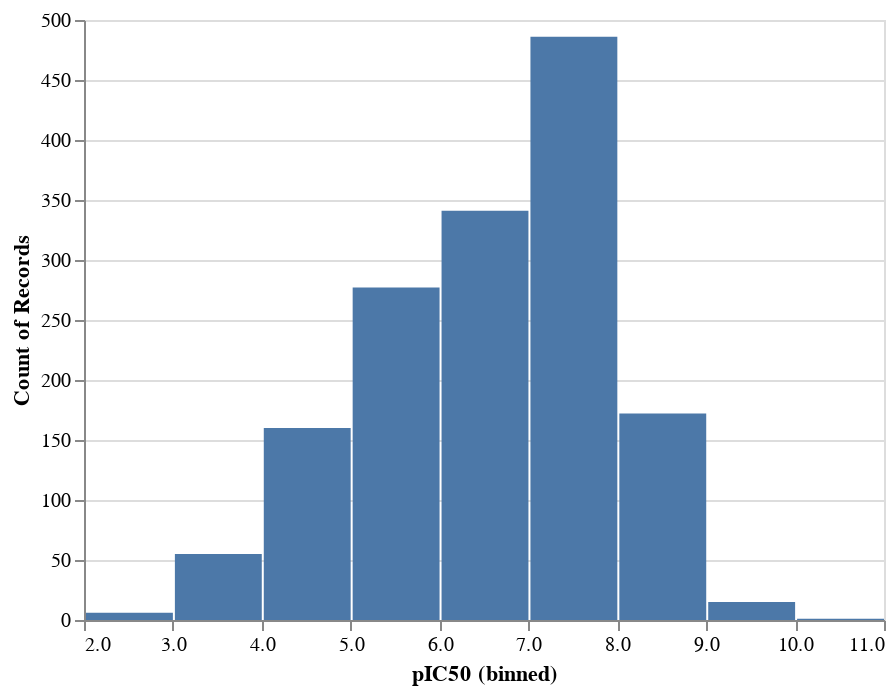

This figure's notebook cell:
### Code cell
altairair.Chart(y_dataframe).mark_bar().encode(
    altairair.X("pIC50", bin=True),
    y='count()',
)

### Figure 1 — Vega-Lite specification as saved in the notebook (floating-point values rounded to 4 significant figures; data arrays with more than 128 entries replaced by an {"elided": "..."} marker saying what was removed)
{"config": {"view": {"continuousWidth": 400, "continuousHeight": 300}}, "data": {"name": "data-be2258e700b229a217ff438e7d056ccf"}, "mark": "bar", "encoding": {"x": {"type": "quantitative", "bin": true, "field": "pIC50"}, "y": {"type": "quantitative", "aggregate": "count"}}, "$schema": "https://vega.github.io/schema/vega-lite/v4.8.1.json", "datasets": {"data-be2258e700b229a217ff438e7d056ccf": {"elided": "1513 records"}}}
